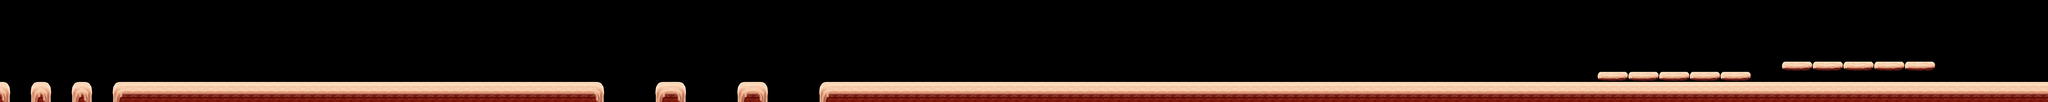

A level layout from a 2D game, rendered from its tile map. Below: a short description, then the map file with tile-grid data replaced by summaries:
An orthogonal 200x10 tile map with 64x64 px tiles, 2 tile layers (bg, platform), 3 tilesets and 208 objects.

<map version="1.4" tiledversion="1.4.2" orientation="orthogonal" renderorder="right-down" width="200" height="10" tilewidth="64" tileheight="64" infinite="0" nextlayerid="6" nextobjectid="209">
 <tileset firstgid="1" source="../bg_desert_block.tsx" />
 <tileset firstgid="6" source="../item.tsx" />
 <tileset firstgid="67" source="../bg_desert_bg.tsx" />
 <layer id="1" name="bg" width="200" height="10">
  <data>[2000 cells, 179 non-empty, 3 distinct tile ids]</data>
 </layer>
 <layer id="2" name="platform" width="200" height="10">
  <data>[2000 cells, 230 non-empty, 7 distinct tile ids]</data>
 </layer>
 <objectgroup id="3" name="object_obstacle">
  <object id="1" gid="2" x="2400" y="560" width="101" height="220" />
  <object id="2" gid="1" x="1808" y="560" width="79" height="108" />
  <object id="3" gid="1" x="11632" y="414" width="79" height="108" />
  <object id="4" gid="1" x="11824" y="400" width="79" height="108" />
  <object id="5" gid="1" x="10112" y="576" width="79" height="108" />
 </objectgroup>
 <objectgroup id="4" name="object_item">
  <object id="6" gid="7" x="939" y="313" width="66" height="66" />
  <object id="7" gid="7" x="672" y="222" width="66" height="66" />
  <object id="8" gid="7" x="983" y="385" width="66" height="66" />
  <object id="9" gid="7" x="868" y="222" width="66" height="66" />
  <object id="10" gid="7" x="513" y="498" width="66" height="66" />
  <object id="11" gid="7" x="1025" y="498" width="66" height="66" />
  <object id="12" gid="7" x="1025" y="498" width="66" height="66" />
  <object id="13" gid="7" x="556" y="385" width="66" height="66" />
  <object id="14" gid="7" x="595" y="313" width="66" height="66" />
  <object id="15" gid="10" x="736" y="192" width="66" height="66" />
  <object id="16" gid="10" x="800" y="192" width="66" height="66" />
  <object id="17" gid="7" x="1409" y="498" width="66" height="66" />
  <object id="18" gid="7" x="1452" y="385" width="66" height="66" />
  <object id="19" gid="7" x="1568" y="222" width="66" height="66" />
  <object id="20" gid="7" x="1153" y="498" width="66" height="66" />
  <object id="21" gid="7" x="1764" y="222" width="66" height="66" />
  <object id="22" gid="7" x="1217" y="498" width="66" height="66" />
  <object id="23" gid="7" x="1345" y="498" width="66" height="66" />
  <object id="24" gid="7" x="1879" y="385" width="66" height="66" />
  <object id="25" gid="7" x="1281" y="498" width="66" height="66" />
  <object id="26" gid="7" x="1491" y="313" width="66" height="66" />
  <object id="27" gid="7" x="1089" y="498" width="66" height="66" />
  <object id="28" gid="7" x="1835" y="313" width="66" height="66" />
  <object id="29" gid="20" x="1636" y="192" width="66" height="66" />
  <object id="30" gid="23" x="1700" y="192" width="66" height="66" />
  <object id="31" gid="7" x="2497" y="498" width="66" height="66" />
  <object id="32" gid="7" x="2561" y="498" width="66" height="66" />
  <object id="33" gid="7" x="2625" y="498" width="66" height="66" />
  <object id="34" gid="7" x="2689" y="498" width="66" height="66" />
  <object id="35" gid="7" x="2753" y="498" width="66" height="66" />
  <object id="36" gid="64" x="6145" y="323" width="154" height="148" />
  <object id="37" gid="64" x="6310" y="320" width="154" height="148" />
  <object id="38" gid="7" x="8705" y="498" width="66" height="66" />
  <object id="39" gid="7" x="8833" y="498" width="66" height="66" />
  <object id="40" gid="7" x="8897" y="498" width="66" height="66" />
  <object id="41" gid="7" x="8769" y="498" width="66" height="66" />
  <object id="42" gid="11" x="12432" y="480" width="114" height="114" />
  <object id="43" gid="66" x="1344" y="208" width="114" height="114" />
  <object id="44" gid="7" x="1025" y="434" width="66" height="66" />
  <object id="45" gid="7" x="1345" y="434" width="66" height="66" />
  <object id="46" gid="7" x="1089" y="434" width="66" height="66" />
  <object id="47" gid="7" x="1025" y="434" width="66" height="66" />
  <object id="48" gid="7" x="1217" y="434" width="66" height="66" />
  <object id="49" gid="7" x="1153" y="434" width="66" height="66" />
  <object id="50" gid="7" x="1281" y="434" width="66" height="66" />
  <object id="51" gid="7" x="1409" y="434" width="66" height="66" />
  <object id="52" gid="66" x="2832" y="320" width="114" height="114" />
  <object id="53" gid="7" x="4161" y="498" width="66" height="66" />
  <object id="54" gid="7" x="3939" y="188" width="66" height="66" />
  <object id="55" gid="7" x="4004" y="222" width="66" height="66" />
  <object id="56" gid="7" x="3692" y="385" width="66" height="66" />
  <object id="57" gid="7" x="4075" y="313" width="66" height="66" />
  <object id="58" gid="7" x="3874" y="188" width="66" height="66" />
  <object id="59" gid="7" x="3731" y="313" width="66" height="66" />
  <object id="60" gid="7" x="3808" y="222" width="66" height="66" />
  <object id="61" gid="7" x="4119" y="385" width="66" height="66" />
  <object id="62" gid="7" x="3649" y="498" width="66" height="66" />
  <object id="63" gid="7" x="4386" y="188" width="66" height="66" />
  <object id="64" gid="7" x="4451" y="188" width="66" height="66" />
  <object id="65" gid="7" x="4243" y="313" width="66" height="66" />
  <object id="66" gid="7" x="4631" y="385" width="66" height="66" />
  <object id="67" gid="7" x="4204" y="385" width="66" height="66" />
  <object id="68" gid="7" x="4320" y="222" width="66" height="66" />
  <object id="69" gid="7" x="4673" y="498" width="66" height="66" />
  <object id="70" gid="7" x="4516" y="222" width="66" height="66" />
  <object id="71" gid="7" x="4587" y="313" width="66" height="66" />
  <object id="72" gid="7" x="4963" y="188" width="66" height="66" />
  <object id="73" gid="7" x="5185" y="498" width="66" height="66" />
  <object id="74" gid="7" x="5185" y="498" width="66" height="66" />
  <object id="75" gid="7" x="4755" y="313" width="66" height="66" />
  <object id="76" gid="7" x="4898" y="188" width="66" height="66" />
  <object id="77" gid="7" x="4716" y="385" width="66" height="66" />
  <object id="78" gid="7" x="5099" y="313" width="66" height="66" />
  <object id="79" gid="7" x="4832" y="222" width="66" height="66" />
  <object id="80" gid="7" x="5143" y="385" width="66" height="66" />
  <object id="81" gid="7" x="5028" y="222" width="66" height="66" />
  <object id="82" gid="10" x="5312" y="384" width="66" height="66" />
  <object id="83" gid="10" x="5440" y="384" width="66" height="66" />
  <object id="84" gid="10" x="5376" y="320" width="66" height="66" />
  <object id="85" gid="10" x="5376" y="448" width="66" height="66" />
  <object id="86" gid="10" x="5376" y="384" width="66" height="66" />
  <object id="87" gid="10" x="5632" y="384" width="66" height="66" />
  <object id="88" gid="10" x="5568" y="448" width="66" height="66" />
  <object id="89" gid="10" x="5504" y="384" width="66" height="66" />
  <object id="90" gid="10" x="5568" y="384" width="66" height="66" />
  <object id="91" gid="10" x="5568" y="320" width="66" height="66" />
  <object id="92" gid="10" x="5824" y="384" width="66" height="66" />
  <object id="93" gid="10" x="6016" y="384" width="66" height="66" />
  <object id="94" gid="10" x="5952" y="320" width="66" height="66" />
  <object id="95" gid="10" x="5760" y="448" width="66" height="66" />
  <object id="96" gid="10" x="5952" y="448" width="66" height="66" />
  <object id="97" gid="10" x="5696" y="384" width="66" height="66" />
  <object id="98" gid="10" x="5760" y="384" width="66" height="66" />
  <object id="99" gid="10" x="5888" y="384" width="66" height="66" />
  <object id="100" gid="10" x="5760" y="320" width="66" height="66" />
  </objectgroup>
 <objectgroup id="5" name="object_monster">
  <!-- 18 objects omitted --></objectgroup>
</map>
<!-- 108 of 208 objects omitted -->
